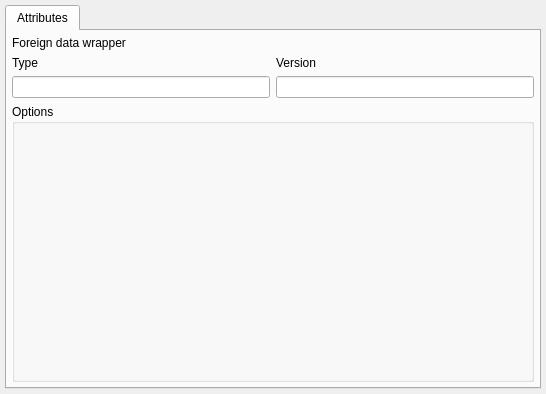
<?xml version="1.0" encoding="UTF-8"?>
<ui version="4.0">
 <class>ForeignServerWidget</class>
 <widget class="QWidget" name="ForeignServerWidget">
  <property name="geometry">
   <rect>
    <x>0</x>
    <y>0</y>
    <width>546</width>
    <height>394</height>
   </rect>
  </property>
  <property name="minimumSize">
   <size>
    <width>0</width>
    <height>0</height>
   </size>
  </property>
  <layout class="QVBoxLayout" name="verticalLayout">
   <property name="leftMargin">
    <number>5</number>
   </property>
   <property name="topMargin">
    <number>5</number>
   </property>
   <property name="rightMargin">
    <number>5</number>
   </property>
   <property name="bottomMargin">
    <number>5</number>
   </property>
   <item>
    <widget class="QTabWidget" name="attributes_tbw">
     <property name="currentIndex">
      <number>0</number>
     </property>
     <widget class="QWidget" name="attributes_tab">
      <attribute name="icon">
       <iconset resource="../../res/resources.qrc">
        <normaloff>:/icons/icons/attribute.png</normaloff>:/icons/icons/attribute.png</iconset>
      </attribute>
      <attribute name="title">
       <string>Attributes</string>
      </attribute>
      <layout class="QGridLayout" name="gridLayout">
       <property name="leftMargin">
        <number>5</number>
       </property>
       <property name="topMargin">
        <number>5</number>
       </property>
       <property name="rightMargin">
        <number>5</number>
       </property>
       <property name="bottomMargin">
        <number>5</number>
       </property>
       <item row="0" column="0" colspan="2">
        <layout class="QVBoxLayout" name="fdw_lt">
         <item>
          <widget class="QLabel" name="fdw_lbl">
           <property name="sizePolicy">
            <sizepolicy hsizetype="Preferred" vsizetype="Preferred">
             <horstretch>0</horstretch>
             <verstretch>0</verstretch>
            </sizepolicy>
           </property>
           <property name="minimumSize">
            <size>
             <width>0</width>
             <height>0</height>
            </size>
           </property>
           <property name="text">
            <string>Foreign data wrapper</string>
           </property>
          </widget>
         </item>
        </layout>
       </item>
       <item row="1" column="0">
        <layout class="QVBoxLayout" name="type_lt">
         <item>
          <widget class="QLabel" name="type_lbl">
           <property name="sizePolicy">
            <sizepolicy hsizetype="Preferred" vsizetype="Preferred">
             <horstretch>0</horstretch>
             <verstretch>0</verstretch>
            </sizepolicy>
           </property>
           <property name="minimumSize">
            <size>
             <width>0</width>
             <height>0</height>
            </size>
           </property>
           <property name="text">
            <string>Type</string>
           </property>
          </widget>
         </item>
         <item>
          <widget class="QLineEdit" name="type_edt">
           <property name="sizePolicy">
            <sizepolicy hsizetype="Preferred" vsizetype="Fixed">
             <horstretch>0</horstretch>
             <verstretch>0</verstretch>
            </sizepolicy>
           </property>
          </widget>
         </item>
        </layout>
       </item>
       <item row="1" column="1">
        <layout class="QVBoxLayout" name="version_lt">
         <item>
          <widget class="QLabel" name="version_lbl">
           <property name="sizePolicy">
            <sizepolicy hsizetype="Preferred" vsizetype="Preferred">
             <horstretch>0</horstretch>
             <verstretch>0</verstretch>
            </sizepolicy>
           </property>
           <property name="minimumSize">
            <size>
             <width>0</width>
             <height>0</height>
            </size>
           </property>
           <property name="text">
            <string>Version</string>
           </property>
          </widget>
         </item>
         <item>
          <widget class="QLineEdit" name="version_edt">
           <property name="sizePolicy">
            <sizepolicy hsizetype="Preferred" vsizetype="Fixed">
             <horstretch>0</horstretch>
             <verstretch>0</verstretch>
            </sizepolicy>
           </property>
          </widget>
         </item>
        </layout>
       </item>
       <item row="2" column="0" colspan="2">
        <widget class="QGroupBox" name="options_gb">
         <property name="sizePolicy">
          <sizepolicy hsizetype="Preferred" vsizetype="Expanding">
           <horstretch>0</horstretch>
           <verstretch>0</verstretch>
          </sizepolicy>
         </property>
         <property name="title">
          <string>Options</string>
         </property>
        </widget>
       </item>
      </layout>
     </widget>
    </widget>
   </item>
  </layout>
 </widget>
 <resources>
  <include location="../../res/resources.qrc"/>
 </resources>
 <connections/>
</ui>
